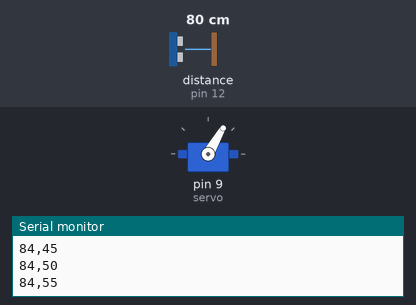
This sketch was run on a simulated Arduino Uno, built with avr-gcc and run on an emulated ATmega328P. Parts: servo, the last lines printed to the serial monitor. Wiring (inferred from the names in the program): ultrasonic range finder: trigger pin 13; echo pin 12. The test bench sets the inputs (shaded band); at power-on: distance to the obstacle (sensor on pin 12) 80 cm. The echo pulse lasts 58.3 µs per cm.

Above: at 1.2 s.
1.3 s: distance to the obstacle (sensor on pin 12) set to 60 cm
At 1.63 s:
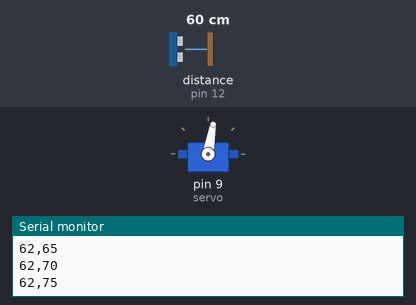
4.3 s: distance to the obstacle (sensor on pin 12) set to 250 cm
At 4.35 s:
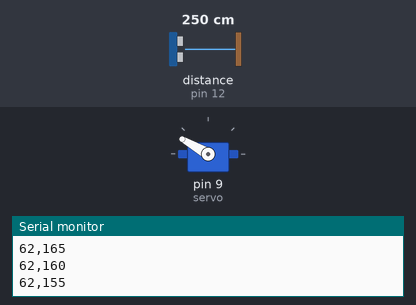
7.3 s: distance to the obstacle (sensor on pin 12) set to 2 cm
At 7.45 s:
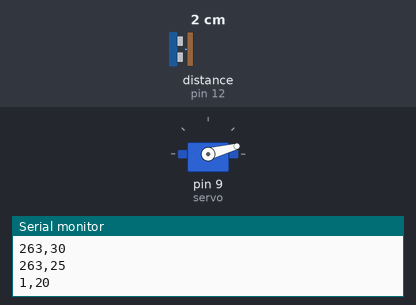
Timing chart, 0 to 16.3 s (numbered marks = the images above; inputs shaded):
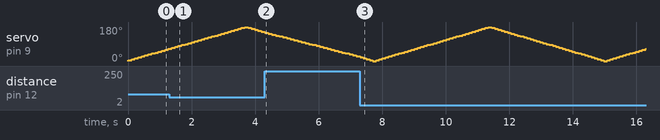

The sketch:

Arduino_Radar.ino
```cpp
//Tomas de Camino Beck
//www.funcostarica.org

#include <Servo.h>
#include <Ultrasonic.h>

#define TRIGGER_PIN  13
#define ECHO_PIN     12

Servo servo;
int a=0;
int dir=5;

Ultrasonic ultrasonic(TRIGGER_PIN, ECHO_PIN);

void setup()
  {
  Serial.begin(9600);
  servo.attach(9);
  servo.write(0);
  }

void loop()
  {

  float cmMsec;
  //lee el tiempo del ultrasonico
  long microsec = ultrasonic.timing();

  //calcula la distancia
  cmMsec = ultrasonic.convert(microsec, Ultrasonic::CM);
  //mandar al puerto serial
  Serial.print(int(cmMsec));
  Serial.print(",");
  Serial.println(a);
  //mover servo
  a+=dir;
  servo.write(a);

  //para que servo cambie de direccion
  if(a==0)dir=5;
  if(a==180)dir=-5;
  //espera
  delay(100);
  }
```

Ultrasonic.h
```cpp
/*
 * Ultrasonic.h - Library for HC-SR04 Ultrasonic Sensing Module.
 *
 * With ideas from:
 *   Created by ITead studio. Alex, Apr 20, 2010.
 *   iteadstudio.com
 *
 * SVN Keywords
 * ----------------------------------
 * $Author: cnobile $
 * $Date: 2011-12-07 21:49:14 -0500 (Wed, 07 Dec 2011) $
 * $Revision: 38 $
 * ----------------------------------
 *
 * Thank you to Rowan Simms for pointing out the change in header name with
 * Arduino version 1.0 and up.
 *
 */

#ifndef ULTRASONIC_H
#define ULTRASONIC_H

#include <stddef.h>

#if defined(ARDUINO) && ARDUINO >= 100
  #include <Arduino.h>
#else
  #include <WProgram.h>
#endif

// Undefine COMPILE_STD_DEV if you don't want Standard Deviation.
#define COMPILE_STD_DEV


typedef struct bufferCtl
    {
    float *pBegin;
    float *pIndex;
    size_t length;
    bool filled;
    } BufCtl;

class Ultrasonic
    {
    public:
    Ultrasonic(int tp, int ep);
    long timing();
    float convert(long microsec, int metric);
    void setDivisor(float value, int metric);
    static const int IN = 0;
    static const int CM = 1;

#ifdef COMPILE_STD_DEV
    bool sampleCreate(size_t size, ...);
    void sampleClear();
    float unbiasedStdDev(float value, size_t bufNum);
#endif // COMPILE_STD_DEV

    private:
    int _trigPin;
    int _echoPin;
    float _cmDivisor;
    float _inDivisor;

#ifdef COMPILE_STD_DEV
    size_t _numBufs;
    BufCtl *_pBuffers;
    void _sampleUpdate(BufCtl *buf, float msec);
    void _freeBuffers();
#endif // COMPILE_STD_DEV
    };

#endif // ULTRASONIC_H
```
